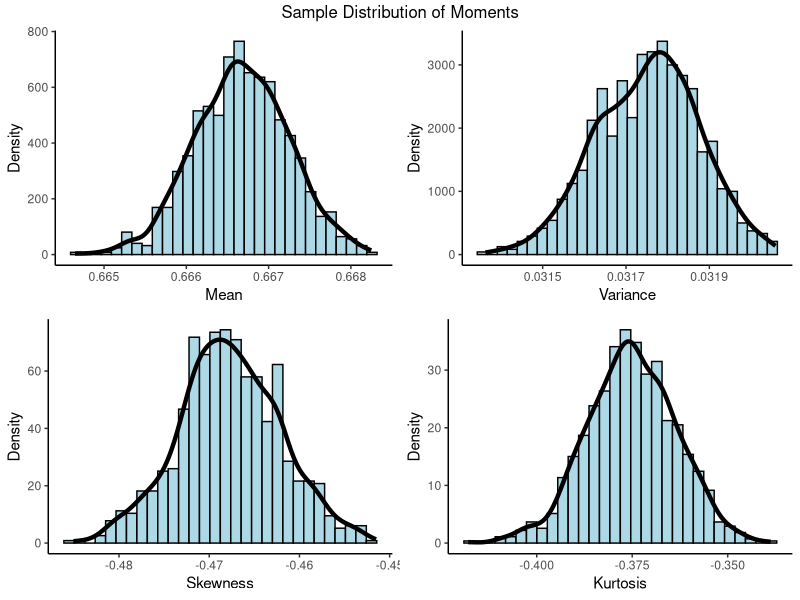
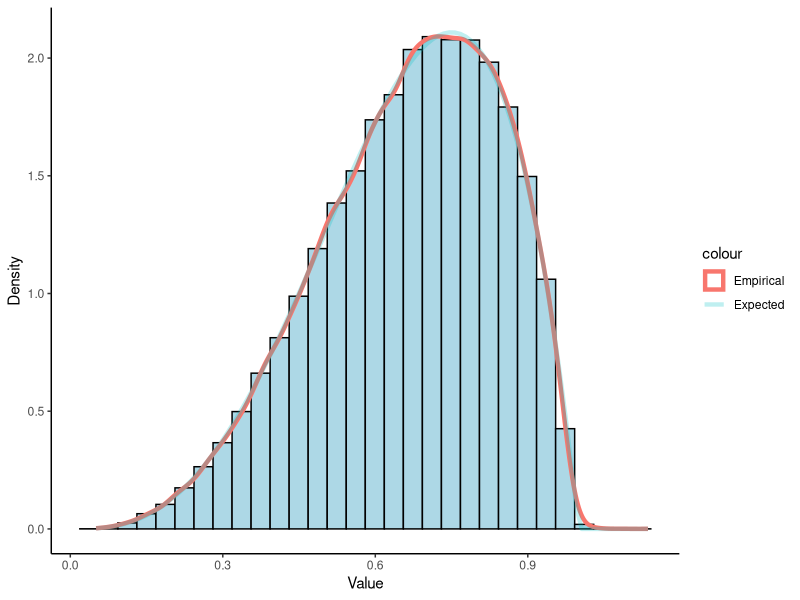

Write R code to recreate these figures, in order.
## ---- chunk 1
knitr::opts_chunk$set(echo = TRUE,
                      cache = TRUE,
                      message = FALSE)

if(!require("e1071")) install.packages("e1071")
library(dplyr)
library(ggplot2)
library(knitr)
library(gridExtra)
library(grid)

# Transformation Constants
c0 <- 0.108304
c1 <- 1.104252
c2 <- -0.123347
c3 <- -0.045284
c4 <- 0.005014
c5 <- 0.001285

# Simulation Parameters
n_sample <- 1e5
n_it <- 1000

# Ancillary functions
beta_mean <- function(alpha, beta) alpha/(alpha+beta)
beta_var <- function(alpha, beta) alpha*beta/((alpha+beta)^2*(alpha+beta+1))
beta_sd <- function(alpha, beta) sqrt(beta_var(alpha, beta))
beta_skew <- function(alpha, beta)
  (2*(beta-alpha)*sqrt(alpha+beta+1))/((alpha+beta+2)*sqrt(alpha*beta))
beta_kurtosis <- function(alpha, beta)
  6*((alpha-beta)^2*(alpha+beta+1)-alpha*beta*(alpha+beta+2))/(alpha*beta*(alpha+beta+2)*(alpha+beta+3))
## ---- chunk 2
# Note: the constants c have been loaded in the computation environment
hendrick_beta_4_2 <- function(x) {
  ret <- c0 + c1*x + c2*(x^2) + c3*(x^3) + c4*(x^4) + c5*(x^5)
  # return to the original scale and position
  ret*beta_sd(4,2) + beta_mean(4,2)
}

# wrapper function for each iteration in the simulation
sim_iteration <- function(
  it,
  n_sample,  # Sample Size
  func       # Transformation Function
){
  # Simulate X
  X <- rnorm(n_sample, mean = 0, sd = 1)
  Y <- func(X)
  
  # return
  data.frame(
    it = it,
    mean = mean(Y),
    var = var(Y),
    skew = e1071::skewness(Y),
    kurt = e1071::kurtosis(Y, type = 1)
  )
}

# Simulation Body
set.seed(1)

sim_res <- purrr::map_dfr(1:n_it, .f = sim_iteration,
                          n_sample = n_sample, func = hendrick_beta_4_2)
## ---- chunk 3
expct <- c(Mean = beta_mean(4,2),
           Variance = beta_var(4,2),
           Skewness = beta_skew(4,2),
           "Excess Kurtosis" = beta_kurtosis(4,2))

sim_sum = sim_res %>% 
  select(-it) %>% 
  summarize_all(mean)

rbind("Expected" = expct, 
      "Observed" = sim_sum) %>% 
  kable(
    col.names = c("Mean", "Variance", "Skewness", "Excess Kurtosis"),
    align = "lcccc",
    caption = "Expected and observed moments of Beta(4,2)",
    ref = "tab:comparison"
  )

## ---- chunk 4
plot_mean <- ggplot(sim_res) +
  geom_histogram(aes(x = mean, y=..density..),
                 color="black", fill="lightblue") +
  geom_density(aes(x = mean), size = 1.5) +
  xlab("Mean") +
  ylab("Density") +
  theme_classic()

plot_var <- ggplot(sim_res) +
  geom_histogram(aes(x = var, y=..density..),
                 color="black", fill="lightblue") +
  geom_density(aes(x = var), size = 1.5) +
  xlab("Variance") +
  ylab("Density") +
  theme_classic()
  
plot_skew <- ggplot(sim_res) +
  geom_histogram(aes(x = skew, y=..density..),
                 color="black", fill="lightblue") +
  geom_density(aes(x = skew), size = 1.5) +
  xlab("Skewness") +
  ylab("Density") +
  theme_classic()

plot_kurt <- ggplot(sim_res) +
  geom_histogram(aes(x = kurt, y=..density..),
                 color="black", fill="lightblue") +
  geom_density(aes(x = kurt), size = 1.5)  +
  xlab("Kurtosis") +
  ylab("Density") +
  theme_classic()

grid.arrange(plot_mean, plot_var, plot_skew, plot_kurt,
             ncol=2,
               top = textGrob("Sample Distribution of Moments"))

## ---- chunk 5
set.seed(1)
set.seed(sample(1:100,1))
X <- rnorm(n_sample, mean = 0, sd = 1)
Y <- hendrick_beta_4_2(X)
  
ggplot() +
  geom_histogram(aes(x = Y, y=..density..),
                 color="black", fill="lightblue") +
  geom_density(aes(x = Y, color = "Empirical"), size = 1.5, alpha = 0.25)+
  geom_function(aes(color = "Expected"), size = 1.5, alpha = 0.25,
                fun = dbeta, args = list(shape1 = 4, shape2 = 2)) +
  theme_classic() +
  ylab("Density") +
  xlab("Value")


